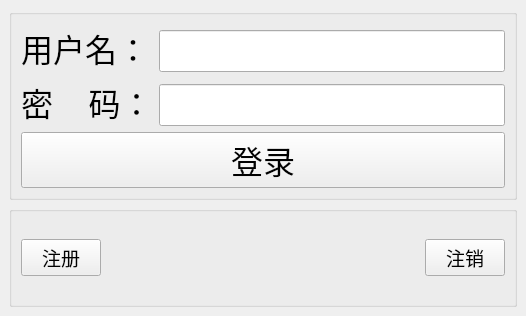
<?xml version="1.0" encoding="UTF-8"?>
<ui version="4.0">
 <class>TcpClient</class>
 <widget class="QMainWindow" name="TcpClient">
  <property name="geometry">
   <rect>
    <x>0</x>
    <y>0</y>
    <width>526</width>
    <height>316</height>
   </rect>
  </property>
  <property name="windowTitle">
   <string>TcpClient</string>
  </property>
  <widget class="QWidget" name="centralwidget">
   <layout class="QGridLayout" name="gridLayout_3">
    <item row="0" column="0">
     <widget class="QGroupBox" name="groupBox">
      <property name="title">
       <string/>
      </property>
      <property name="alignment">
       <set>Qt::AlignmentFlag::AlignJustify|Qt::AlignmentFlag::AlignVCenter</set>
      </property>
      <layout class="QGridLayout" name="gridLayout">
       <item row="0" column="0">
        <widget class="QLabel" name="label">
         <property name="font">
          <font>
           <pointsize>24</pointsize>
          </font>
         </property>
         <property name="text">
          <string>用户名：</string>
         </property>
        </widget>
       </item>
       <item row="0" column="1" rowspan="2">
        <widget class="QLineEdit" name="edi_username">
         <property name="font">
          <font>
           <pointsize>22</pointsize>
          </font>
         </property>
        </widget>
       </item>
       <item row="1" column="0" rowspan="2">
        <widget class="QLabel" name="label_2">
         <property name="font">
          <font>
           <pointsize>24</pointsize>
          </font>
         </property>
         <property name="text">
          <string>密    码：</string>
         </property>
        </widget>
       </item>
       <item row="2" column="1">
        <widget class="QLineEdit" name="edi_pwd">
         <property name="font">
          <font>
           <pointsize>22</pointsize>
          </font>
         </property>
         <property name="echoMode">
          <enum>QLineEdit::EchoMode::Password</enum>
         </property>
        </widget>
       </item>
       <item row="3" column="0" colspan="2">
        <widget class="QPushButton" name="btn_logIn">
         <property name="font">
          <font>
           <pointsize>24</pointsize>
          </font>
         </property>
         <property name="text">
          <string>登录</string>
         </property>
        </widget>
       </item>
      </layout>
     </widget>
    </item>
    <item row="1" column="0">
     <widget class="QGroupBox" name="groupBox_2">
      <property name="title">
       <string/>
      </property>
      <property name="alignment">
       <set>Qt::AlignmentFlag::AlignJustify|Qt::AlignmentFlag::AlignVCenter</set>
      </property>
      <layout class="QGridLayout" name="gridLayout_2">
       <item row="0" column="0">
        <widget class="QPushButton" name="btn_register_2">
         <property name="font">
          <font>
           <pointsize>14</pointsize>
          </font>
         </property>
         <property name="text">
          <string>注册</string>
         </property>
        </widget>
       </item>
       <item row="0" column="1">
        <spacer name="horizontalSpacer">
         <property name="orientation">
          <enum>Qt::Orientation::Horizontal</enum>
         </property>
         <property name="sizeHint" stdset="0">
          <size>
           <width>40</width>
           <height>20</height>
          </size>
         </property>
        </spacer>
       </item>
       <item row="0" column="2">
        <widget class="QPushButton" name="btn_logout">
         <property name="font">
          <font>
           <pointsize>14</pointsize>
          </font>
         </property>
         <property name="text">
          <string>注销</string>
         </property>
        </widget>
       </item>
      </layout>
     </widget>
    </item>
   </layout>
  </widget>
 </widget>
 <resources/>
 <connections/>
</ui>
